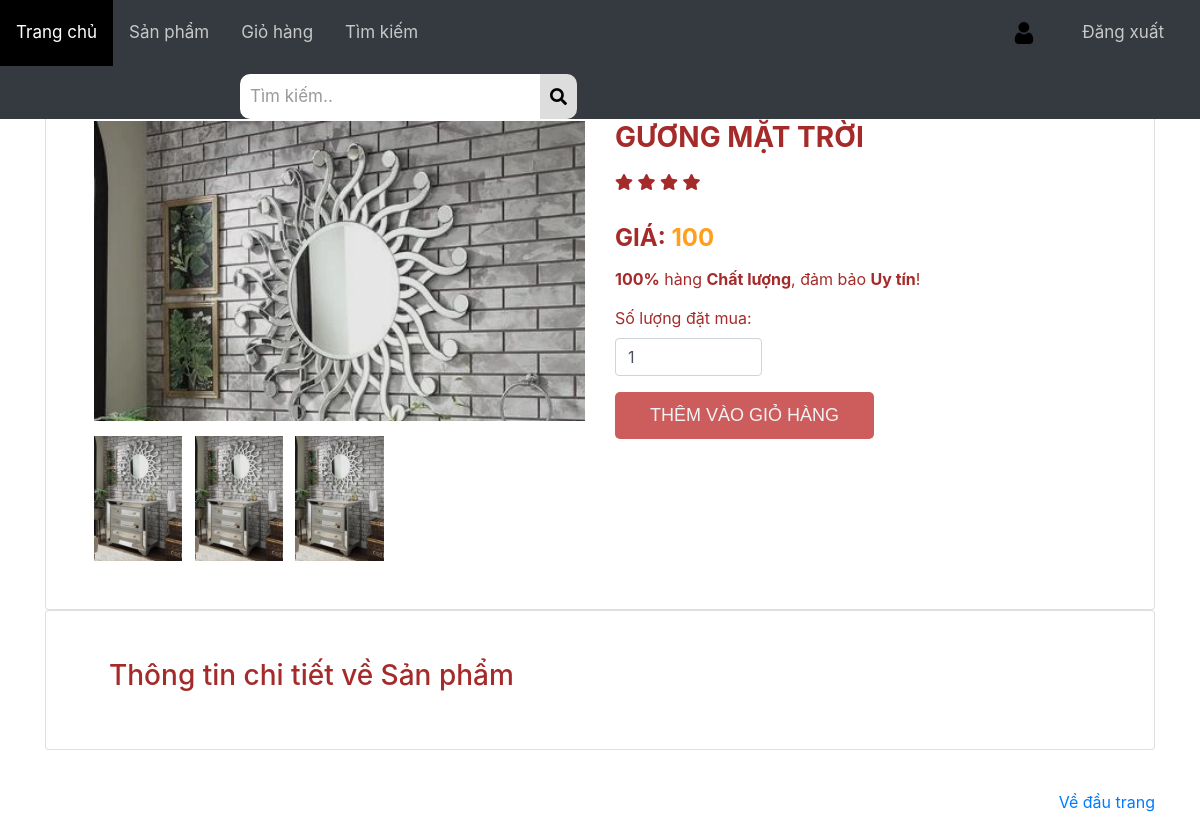
Screenshot of /web/chitiet_sanpham.php?username=?&id=17 with the database file from the repository.
### tables this page shows
CREATE TABLE `sanpham` (
  `id_sp` int(11) NOT NULL,
  `id_danhmuc` int(11) NOT NULL,
  `tensp` varchar(255) NOT NULL,
  `gia` varchar(100) NOT NULL,
  `sp_active` int(11) NOT NULL,
  `image_sp` varchar(50) NOT NULL,
  `star` int(11) NOT NULL,
  `motangan` text NOT NULL,
  `motachitiet` text NOT NULL,
  `trang_thai` tinyint(1) NOT NULL DEFAULT 1
);

### web/chitiet_sanpham.php (the view, shortened to what this page needs)
<?php
$id = $_GET['id'];
?>
<html>
<head>
    <link rel="stylesheet" href="style/style.css" media="screen" type="text/css" />
    <link rel="stylesheet" href="style/style_topnav.css" media="screen" type="text/css" />
    <link rel="stylesheet" href="style/style_ourteam.css" media="screen" type="text/css">
    <link rel="stylesheet" href="https://cdnjs.cloudflare.com/ajax/libs/font-awesome/5.15.4/css/all.min.css">
    <link rel="stylesheet" href="style/product-detail.css" media="screen" type="text/css">
    <link rel="stylesheet" href="style/bootstrap.min.css" media="screen" type="text/css">
</head>
<body>
    <?php
    include 'header_user.php';
    ?>
    <main role="main">
        <div class="container mt-4">
            <div class="card">
                <div class="container-fliud">
                        <?php
                        $ctsp = "SELECT * FROM sanpham WHERE id_sp ='$id'";
                        $sql_sanpham = mysqli_query($mysqli, $ctsp);
                        $row = mysqli_fetch_array($sql_sanpham);
                        ?>
                        <div class="wrapper row">
                            <div class="preview col-md-6">
                                <div class="preview-pic tab-content">
                                    <div class="tab-pane active" id="pic-3">
                                        <img src="images/<?php echo $row['image_sp'] ?>">
                                    </div>
                                </div>
                                <ul class="preview-thumbnail nav nav-tabs">
                                    <li class="active">
                                        <a data-target="#pic-1" data-toggle="tab" class="">
                                            <img src="images/<?php echo $row['image_sp'] ?>">
                                        </a>
                                    </li>
                                    <li class="">
                                        <a data-target="#pic-2" data-toggle="tab" class="">
                                            <img src="images/<?php echo $row['image_sp'] ?>">
                                        </a>
                                    </li>
                                    <li class="">
                                        <a data-target="#pic-3" data-toggle="tab" class="active">
                                            <img src="images/<?php echo $row['image_sp'] ?>">
                                        </a>
                                    </li>
                                </ul>
                            </div>
                            <div class="details col-md-6">
                                <h3 class="product-title"><?php echo $row['tensp'] ?></h3>
                                <div class="rating">
                                    <div class="stars">
                                        <?php
                                        $sao = $row['star'];
                                        $count = 0;
                                        while ($count++ < $sao) {
                                        ?>
                                            <i class="fa fa-star"></i>
                                        <?php
                                        } ?>
                                    </div>
                                </div>
                                <h4 class="price">Giá: <span><?php echo $row['gia'] ?></span></h4>
                                <p class="vote"><strong>100%</strong> hàng <strong>Chất lượng</strong>, đảm bảo <strong>Uy tín</strong>!</p>
                                <form id="add-to-cart-form" action="cart.php?username=<?php echo $username?>" method="post">
                                    <div class="form-group">
                                        <label for="soluong">Số lượng đặt mua:</label>
                                            <input type="number" min="1" max="1000" class="form-control" id="soluong" name="quantity" value="1">
                                    </div>
                                    <div class="main">
                                            <input class="add-to-cart btn btn-default" name="themvaogiohang"
                                                   id="btnThemVaoGioHang" type="submit" value="Thêm vào giỏ hàng">
                                </form>
                                </div>
                            </div>
                        </div>
                </div>
            </div>
            <div class="card">
                <div class="container-fluid">
                    <h3>Thông tin chi tiết về Sản phẩm</h3>
                </div>
            </div>
    </main>
    <br>
    <footer class="footer mt-auto py-3">
        <div class="container">
            <p class="float-right">
                <a href="#">Về đầu trang</a>
            </p>
        </div>
    </footer>
</body>
</html>

### web/style/style.css (style rules this page uses)
* { margin:0; padding: 0; }
img { filter: brightness(90%); }
html { font-family: Arial, Helvetica, sans-serif; }
h1, h2, h3, h4, h5, h6 { font-weight: normal; font-size: 50%; }
::placeholder { color: #999!important; }
.card { color: brown; }
:root { --color: #95f9fe; }

### web/style/style_topnav.css (style rules this page uses)
* { box-sizing: border-box; }
body { margin: 0; font-family: Arial, Helvetica, sans-serif; }
.active { color: white ; }

### web/style/product-detail.css (style rules this page uses)
img { max-width: 100%; }
.preview { display: -webkit-box; display: -webkit-flex; display: -ms-flexbox; display: flex; -webkit-box-orient: vertical; -webkit-box-direction: normal; -webkit-flex-direction: column; -ms-flex-direction: column; flex-direction: column; }
.preview-pic { -webkit-box-flex: 1; -webkit-flex-grow: 1; -ms-flex-positive: 1; flex-grow: 1; max-height: 300px; }
.preview-thumbnail.nav-tabs { border: none; margin-top: 15px; }
.preview-thumbnail.nav-tabs li { width: 18%; margin-right: 2.5%; }
.preview-thumbnail.nav-tabs li img { max-width: 100%; display: block; }
.preview-thumbnail.nav-tabs li a { padding: 0; margin: 0; }
.preview-thumbnail.nav-tabs li:last-of-type { margin-right: 0; }
.tab-content { overflow: hidden; }
.tab-content img { width: 100%; -webkit-animation-name: opacity; animation-name: opacity; -webkit-animation-duration: .3s; animation-duration: .3s; }
.card { background: #eee; padding: 3em; line-height: 1.5em; }
.details { display: -webkit-box; display: -webkit-flex; display: -ms-flexbox; display: flex; -webkit-box-orient: vertical; -webkit-box-direction: normal; -webkit-flex-direction: column; -ms-flex-direction: column; flex-direction: column; }
.product-title, .price, .sizes, .colors { text-transform: UPPERCASE; font-weight: bold; }
.checked, .price span { color: #ff9f1a; }
.product-title, .rating, .product-description, .price, .vote, .sizes { margin-bottom: 15px; }
.product-title { margin-top: 0; }
.add-to-cart, .like { text-transform: UPPERCASE; font-weight: bold; color: #fff; }
#btnThemVaoGioHang, #muangay { color: white; font-family: Arial, Helvetica, sans-serif; }
#btnThemVaoGioHang { border: none; background: indianred; color: #f2f2f2; padding: 10px 35px; font-size: 18px; border-radius: 5px; position: relative; box-sizing: border-box; transition: all 500ms ease; overflow:hidden }
#btnThemVaoGioHang:before { font-family: FontAwesome; content:"\f217"; position: absolute; top: 11px; left: -30px; transition: all 200ms ease; }
.add-to-cart { margin-right: 15px; }
#soluong { width: 30%; }
.fa { line-height: revert!important; }

### rows the page displays
sanpham: image_sp (picture), tensp "GƯƠNG MẶT TRỜI", star 4 (drawn), gia "100"
